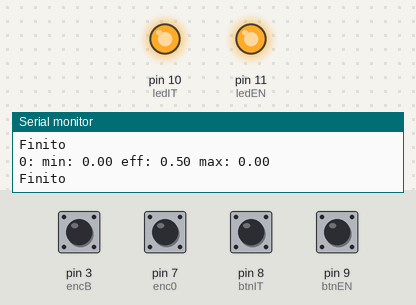
A sketch run on a simulated Arduino Leonardo, built with avr-gcc and run on an emulated ATmega32U4. Parts: output pins drawn as LEDs (lit = HIGH), the last lines printed to the serial monitor. Dashed ring = blinking. Inputs (shaded band) come from the test bench; at power-on: pin 3 (encB), pin 7 (enc0), pin 8 (btnIT), pin 9 (btnEN) HIGH.

Above: at 1.2 s.
1.3 s: pin 9 (btnEN) pulled LOW for 0.15 s
At 2.7 s:
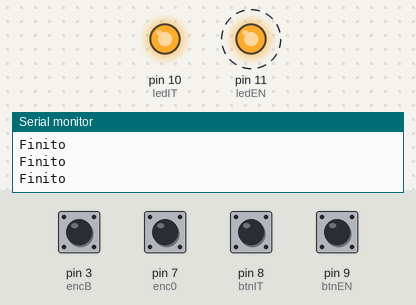
4.4 s: pin 8 (btnIT) pulled LOW for 0.15 s
At 5.4 s:
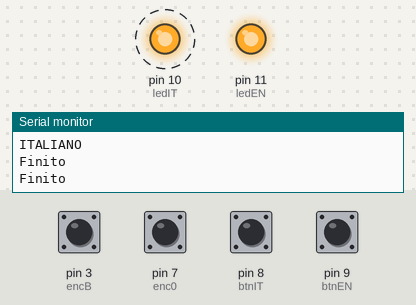
7.4 s: pin 9 (btnEN) pulled LOW for 1 s
At 8.7 s:
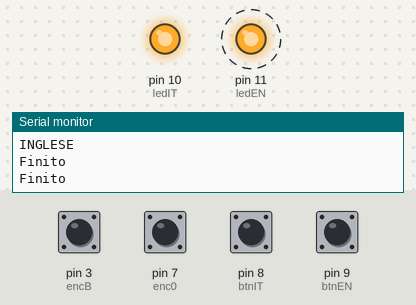
11.4 s: pin 8 (btnIT) pulled LOW for 1 s
At 12.7 s:
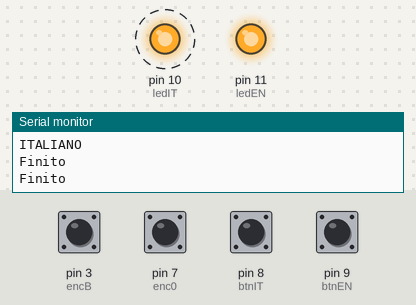
Timing chart, 0 to 20.4 s (numbered marks = the images above; inputs shaded):
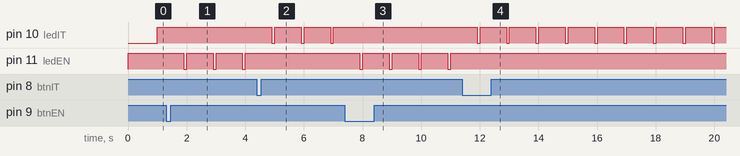

Measured:
- after the input at 1.3 s, pin 10 (ledIT): stops changing and stays HIGH; pin 11 (ledEN): alternates HIGH for 0.90 s and LOW for 0.10 s, starting after 0.60 s
- after the input at 4.4 s, pin 10 (ledIT): alternates HIGH for 0.90 s and LOW for 0.10 s, starting after 0.51 s; pin 11 (ledEN): stops changing and stays HIGH
- after the input at 7.4 s, pin 10 (ledIT): stops changing and stays HIGH; pin 11 (ledEN): alternates HIGH for 0.90 s and LOW for 0.10 s, starting after 0.51 s
- after the input at 11.4 s, pin 10 (ledIT): alternates HIGH for 0.90 s and LOW for 0.10 s, starting after 0.51 s; pin 11 (ledEN): stops changing and stays HIGH

The sketch:

no_key.ino
```cpp
/*
 * 0: ruota ferma
 * 1: ruota in movimento
 * 2: spin troppo lento
 * 3: spin ok
 * [char]: lettera corrispondente a fermata ruota
 */

#define btnIT 8
#define btnEN 9
#define ledIT 10
#define ledEN 11

#define encA 2
#define encB 3
#define enc0 7

int i = 0;
int oldi = 0;
int I = 0;
int oldI = 0;
int oldoldI = 0;

#include "Keyboard.h"

void setup() {
  //Keyboard.begin();

  pinMode(btnIT, INPUT_PULLUP);
  pinMode(btnEN, INPUT_PULLUP);
  pinMode(ledIT, OUTPUT);
  pinMode(ledEN, OUTPUT);

  pinMode(encA, INPUT);
  pinMode(encB, INPUT);
  pinMode(enc0, INPUT);
  digitalWrite(encA, LOW);
  digitalWrite(encB, LOW);
  digitalWrite(enc0, LOW);

  attachInterrupt(digitalPinToInterrupt(encB), chkB, RISING);
  attachInterrupt(digitalPinToInterrupt(enc0), chk0, RISING);

  while(!digitalRead(7));
  i = 0;

  Serial.begin(9600);

}

long ledT = 0;
bool langEN = false;
bool btnITen = true;
bool btnENen = true;
long btnITtimer = 0;
long btnENtimer = 0;
int theV = 0;
float vel = 0;
long timeF = 0;

long wheelchk = 0;
bool isspinning = 0;
bool Ven = true;
bool timeFen = true;

long delta=0;

uint8_t w = 0;

bool ok = false;

void loop() {

  //LANGUAGE LED
  if (langEN) {
    digitalWrite(ledIT, HIGH);

    if ((millis() - ledT) > 900) {
      digitalWrite(ledEN, LOW);
      if ((millis() - ledT) > 1000) {
        digitalWrite(ledEN, HIGH);
        ledT = millis();
      }
    }

  }
  else {
    digitalWrite(ledEN, HIGH);

    if ((millis() - ledT) > 900) {
      digitalWrite(ledIT, LOW);
      if ((millis() - ledT) > 1000) {
        digitalWrite(ledIT, HIGH);
        ledT = millis();
      }
    }


  }

  //LANGUAGE BUTTON
  if (!digitalRead(btnIT) && btnITen) {
    Serial.println("ITALIANO");
    langEN = false;
    btnITen = false;
    btnITtimer = millis();
  }
  if (!digitalRead(btnEN) && btnENen) {
    Serial.println("INGLESE");
    langEN = true;
    btnENen = false;
    btnENtimer = millis();
  }
  if ((millis() - btnITtimer) > 500) {
    btnITen = true;
  }
  if ((millis() - btnENtimer) > 500) {
    btnENen = true;
  }


  //WHEEL STATE
  if ((millis() - wheelchk) > 500) {

    if (i != oldi) {

      isspinning = true;
      timeFen = true;
      float f = (I-oldI)-(oldI-oldoldI);

      if (f < 0) {
        if (Ven){
          theV = (I-oldI);
          Ven = false;
          vel = float(theV)/0.5/512*60;
          timeF = millis();
          if (vel > 90) {
            Keyboard.write("3");
          }
          else {
            Keyboard.write("2");
          }

          Serial.print("Vel MAX: ");
          Serial.print(vel);
          Serial.println(" rpm");
          Serial.print("\n\nGiro");
        }
        else {
            Keyboard.write("1");
            Serial.print(".");

        }
      }
      else {
        Ven = true;
      }


    }
    else {
      Serial.println("\nFinito");
      isspinning  = false;
      I = 0;

      Ven = true;

      if (timeFen) {

        delta = millis() - timeF;
        timeFen = false;
        if ((float(delta)/1000 > float(theV*13)/510) && (float(delta)/1000 < float(theV*15)/480)) {
          if (vel > 90) {
            ok = true;
            uint8_t cc = map(i,1,512,1,18);
            if (cc == 18) {cc = 17;}
            if (langEN) {
              Keyboard.write(char(64 + cc));
            }
            else {
              Keyboard.write(char(96 + cc));
            }
          }
          else {
            ok = false;
          }

        }
        else {
          ok = false;
        }
        Serial.print("\n0: ");
        Serial.print("min: ");
        Serial.print(float(theV*13)/494);
        Serial.print(" eff: ");
        Serial.print(float(delta)/1000);
        Serial.print(" max: ");
        Serial.println(float(theV*16)/494);
        Ven = false;
      }
      Keyboard.write("0");

      theV = 0;
    }
    oldi = i;

    oldoldI = oldI;
    oldI = I;

    wheelchk = millis();
  }


}

void chkB() {
  if (digitalRead(encA)) {
    if (i<1) {
      i = 512;
    }
    else {
      i--;
    }
  }
  else{
    if (i>512) {
      i = 1;
    }
    else {
      i++;
    }
  }
  I++;

}

void chk0() {
  i = 0;
}
```
